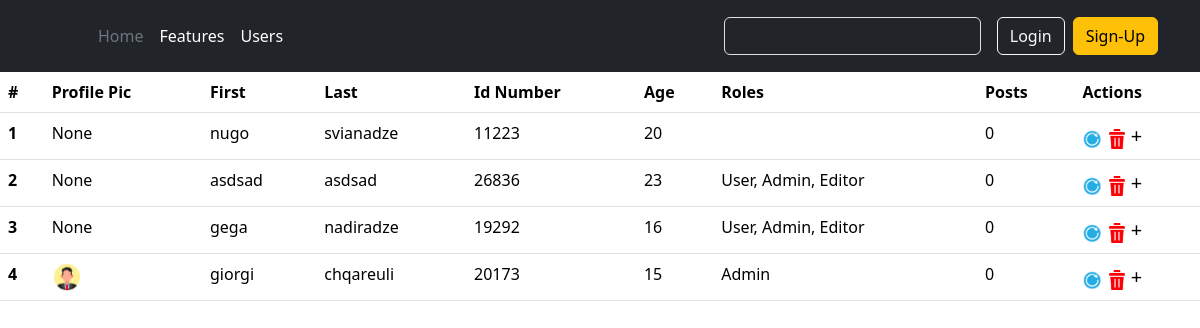
Screenshot of /users with the database file from the repository.
### app.py (models this page shows, shortened)
class User(db.Model):
    __tablename__ = 'users'
    id: Mapped[int] = mapped_column(primary_key=True)
    first_name: Mapped[str] = mapped_column(String(50))
    last_name: Mapped[str] = mapped_column(unique=True, nullable=False)
    profile_picture: Mapped[str] = mapped_column(nullable=True)
    age: Mapped[int] = mapped_column(SmallInteger)
    address: Mapped[str]
    id_card: Mapped['IdCard'] = db.relationship('IdCard', back_populates='user', uselist=False)
    roles = db.relationship('Role', secondary=user_roles_m2m, backref=db.backref('users', lazy='dynamic'))

class IdCard(db.Model):
    __tablename__ = 'id_cards'
    id: Mapped[int] = mapped_column(primary_key=True)
    id_number: Mapped[int]
    created_at = mapped_column(DateTime)
    expire_at = mapped_column(DateTime)
    user_id: Mapped[int] = mapped_column(db.ForeignKey('users.id', ondelete='CASCADE'), unique=True)
    user = db.relationship('User', back_populates='id_card')

class Role(db.Model):
    __tablename__ = 'roles'
    id: Mapped[int] = mapped_column(primary_key=True)
    title: Mapped[str]
    def __str__(self):
        return self.title

### app.py (the view)
@app.route('/users')
def users():
    user_data = User.query.all()
    return render_template('users.html', users=user_data)

### templates/users.html (shortened to what this page needs)
{% extends 'base.html' %}
{% block content %}
<table class="table">
  <thead>
    <tr>
      <th scope="col">#</th>
      <th scope="col">Profile Pic</th>
      <th scope="col">First</th>
      <th scope="col">Last</th>
      <th scope="col">Id Number</th>
      <th scope="col">Age</th>
      <th scope="col">Roles</th>
      <th scope="col">Posts</th>
      <th scope="col">Actions</th>
    </tr>
  </thead>
  <tbody>
  {% for user in users %}
    <tr>
      <th scope="row">{{loop.index}}</th>
      {% if user.profile_picture %}
      <td><img src="{{ url_for('static', filename='uploads/' + user.profile_picture) }}" alt="" class="prof_pic"> </td>
      {% else %}
      <td>None</td>
      {% endif %}
      <td>{{ user.first_name }}</td>
      <td>{{ user.last_name }} </td>
      <td>{{ user.id_card.id_number }}</td>
      <td>{{ user.age }} </td>
      <td>{{ user.roles|join(', ') }} </td>
      <td><a href="{{ url_for('user_posts', user_id=user.id) }}" style="color: black;">{{ user.posts|length }}</a> </td>
      <td>
        <a href="{{ url_for('update_user', user_id=user.id) }}">
          <img src="{{ url_for('static', filename = 'images/update.png') }}" alt="update" width="20" height="20">
        </a>
        <a href="#" data-bs-toggle="modal" data-bs-target="#exampleModal{{user.id}}">
            <img src="{{ url_for('static', filename = 'images/delete.png') }}" alt="delete" width="20" height="20">
        </a>
        <a href="{{ url_for('create_id', user_id=user.id) }}" style="color: black; font-size: 20px">+</a>
      </td>
    </tr>
  {% endfor %}
  </tbody>
</table>
{% endblock %}

### templates/base.html (shortened to what this page needs)
<!doctype html>
<html lang="en">
<head>
    <link href="https://cdn.jsdelivr.net/npm/bootstrap@5.3.3/dist/css/bootstrap.min.css" rel="stylesheet">
    <link rel="stylesheet" href="{{ url_for('static', filename='css/style.css') }}">
</head>
<body>
{% include 'components/header.html' %}
{% block content %}
{% endblock %}
</body>
</html>

### templates/components/header.html
<header class="p-3 text-bg-dark">
    <div class="container">
      <div class="d-flex flex-wrap align-items-center justify-content-center justify-content-lg-start">
        <a href="/" class="d-flex align-items-center mb-2 mb-lg-0 text-white text-decoration-none">
          <svg class="bi me-2" width="40" height="32" role="img" aria-label="Bootstrap"><use xlink:href="#bootstrap"></use></svg>
        </a>
        <ul class="nav col-12 col-lg-auto me-lg-auto mb-2 justify-content-center mb-md-0">
          <li><a href="{{ url_for('home') }}" class="nav-link px-2 text-secondary">Home</a></li>
          <li><a href="{{ url_for('features') }}" class="nav-link px-2 text-white">Features</a></li>
          <li><a href="{{ url_for('users') }}" class="nav-link px-2 text-white">Users</a></li>
        </ul>
        <form class="col-12 col-lg-auto mb-3 mb-lg-0 me-lg-3" role="search">
          <input type="search" class="form-control form-control-dark text-bg-dark" placeholder="Search..." aria-label="Search">
        </form>
        <div class="text-end" style="display: flex;">
          <form action="{{ url_for('login')}}"><input type="submit" class="btn btn-outline-light me-2" value="Login"></form>
          <form action="{{ url_for('register')}}"><input type="submit" class="btn btn-warning" value="Sign-Up"></form>
        </div>
      </div>
    </div>
  </header>

### static/css/style.css (style rules this page uses)
body { height: 100vh; position: relative; }
* { margin: 0; padding: 0; }
.prof_pic { width: 30px; height: 30px; }
a { color: #fff; text-decoration: none; }

### rows the page displays
User: shows "None", first_name "nugo", last_name "svianadze", id_card.id_number "11223", age "20", posts|length "0"
User: shows "None", first_name "asdsad", last_name "asdsad", id_card.id_number "26836", age "23", roles "User, Admin, Editor", posts|length "0"
User: shows "None", first_name "gega", last_name "nadiradze", id_card.id_number "19292", age "16", roles "User, Admin, Editor", posts|length "0"
User: profile_picture (placeholder picture), first_name "giorgi", last_name "chqareuli", id_card.id_number "20173", age "15", roles "Admin", posts|length "0"
